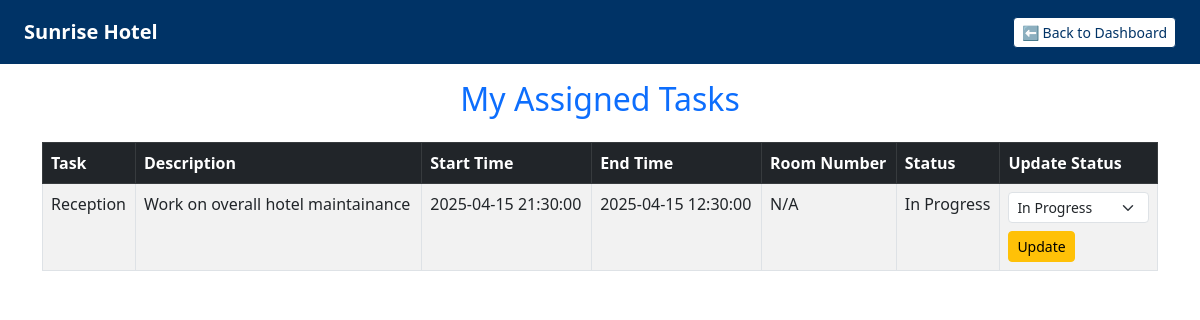
Screenshot of /employee/mytask.php (signed in) with the database file from the repository.
### tables this page shows
CREATE TABLE `task` (
  `id` int(11) NOT NULL,
  `emp_id` int(11) NOT NULL,
  `task` varchar(255) NOT NULL,
  `assigned_at` datetime DEFAULT current_timestamp(),
  `start_time` datetime DEFAULT NULL,
  `end_time` datetime DEFAULT NULL,
  `task_description` text DEFAULT NULL,
  `status` varchar(50) DEFAULT NULL,
  `room_number` varchar(10) DEFAULT NULL
);

### employee/mytask.php (the view, shortened to what this page needs)
<?php
$db = DatabaseConnection::getInstance();
$conn = $db->getConnection();
$empId = $_SESSION['user_id'];
$stmt = $conn->prepare("SELECT id, task, task_description, start_time, end_time, room_number, status FROM task WHERE emp_id = ? ORDER BY id DESC");
$stmt->bind_param("i", $empId);
$stmt->execute();
$result = $stmt->get_result();
?>
<!DOCTYPE html>
<html lang="en">
<head>
  <link href="https://cdn.jsdelivr.net/npm/bootstrap@5.3.0/dist/css/bootstrap.min.css" rel="stylesheet">
</head>
<body>
<nav class="navbar navbar-expand-lg navbar-dark">
  <div class="container-fluid">
    <a class="navbar-brand fw-bold" href="#">Sunrise Hotel</a>
    <div class="ms-auto">
      <a href="e_dashboard.php" class="btn btn-sm btn-back">⬅ Back to Dashboard</a>
    </div>
  </div>
</nav>
<div class="container">
  <h2 class="text-center text-primary mb-4">My Assigned Tasks</h2>
  <?php if ($result->num_rows > 0): ?>
    <div class="table-responsive">
      <table class="table table-bordered table-striped">
        <thead class="table-dark">
          <tr>
            <th>Task</th>
            <th>Description</th>
            <th>Start Time</th>
            <th>End Time</th>
            <th>Room Number</th>
            <th>Status</th>
            <th>Update Status</th>
          </tr>
        </thead>
        <tbody>
          <?php while ($row = $result->fetch_assoc()): ?>
          <tr>
            <td><?= htmlspecialchars($row['task']) ?></td>
            <td><?= htmlspecialchars($row['task_description']) ?></td>
            <td><?= htmlspecialchars($row['start_time']) ?></td>
            <td><?= htmlspecialchars($row['end_time']) ?></td>
            <td><?= htmlspecialchars($row['room_number']) ?: 'N/A' ?></td>
            <td><?= htmlspecialchars($row['status']) ?: 'Not Started' ?></td>
            <td>
              <form action="" method="POST">
                <select class="form-select form-select-sm" name="status" required>
                  <option value="In Progress" <?= ($row['status'] == 'In Progress') ? 'selected' : '' ?>>In Progress</option>
                </select>
                <button type="submit" class="btn btn-sm btn-warning mt-2">Update</button>
              </form>
            </td>
          </tr>
          <?php endwhile; ?>
        </tbody>
      </table>
    </div>
  <?php else: ?>
    <p class="text-center text-muted">No tasks assigned yet.</p>
  <?php endif; ?>
</div>
</body>
</html>

### employee/mytask.php (style rules this page uses)
.navbar { background-color: #003366 !important; position: fixed; top: 0; width: 100%; z-index: 1000; padding: 12px; }
.container { margin-top: 80px; }
.btn-back { background-color: #ffffff; color: #003366; border: 1px solid #003366; }

### rows the page displays
task: task "Reception", task_description "Work on overall hotel maintainance", start_time "2025-04-15 21:30:00", end_time "2025-04-15 12:30:00", room_number "N/A", status "In Progress"
